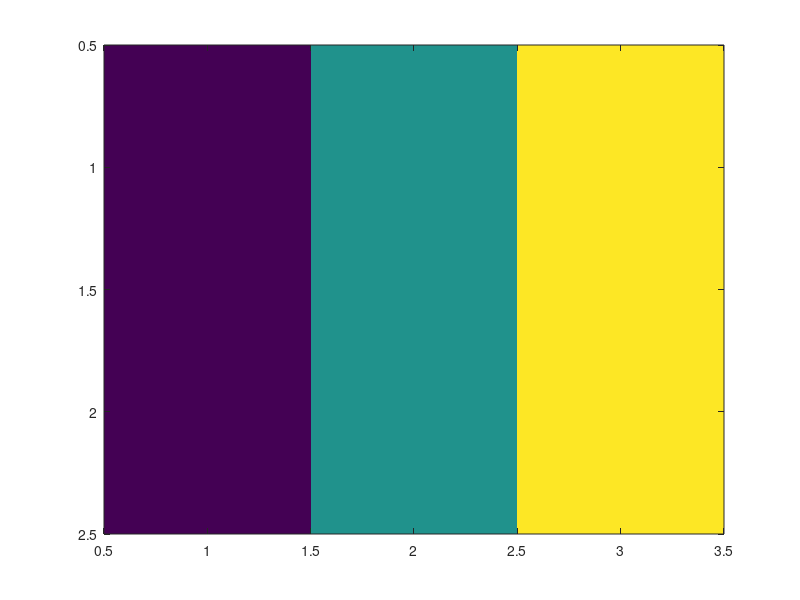

This figure's MATLAB source: (Note: this script raises an error after producing the figure.)
%%%%%%%%%%%%%%%%%%%%%%%%%%%%%%%%%%%%%
% Strain (rate) calculation Test
%
%   Build a tube with a velocity field. Compute the strain(rate) on the
%   mesh. Compare with analytic results.
%   Everything makes sense here except the introduction of factors of 
%   1/2pi in the off-diagonal components of the strain rate during twisting
%   deformations. I suppose the idea is that for unit strain, we must twist
%   by 2*pi*R, so the velocity would have to be 2*pi*r*hat(theta).
%
% Results: 
%   - twisted tube: theta = atan2(1,2*pi*R) = 0.1578 if R=1. Good!
%   - twist + elongation:
%       If twist velocity has magnitude delta so epsilon_rtheta is 
%       delta/2R, then I predict:
%       theta=atan2(delta, 4pi^2R^3+2pi[sqrt(R^2(4pi^2R^4+delta^2)])
%       theta = 0.1258 if epsilon = (1, 1/2R; 1/2R, 0) ;
%       twist and elongation are equal magnitude (1). 
%       Otherwise, if twist is delta/elongation in magnitude, we get a
%       increasing function of delta.
%     --> Numerically, we get theta=0.0657 unless we divide the
%     circumferential flow magnitude by 2*pi.
%   - small twist (delta=0.01) + unit elongation: 
%       theta is increasing function of delta 
%     --> Numerically, we get theta=0.18437
%   - Canted tube: theta = atan2(1, 2*pi*R) or atan2(-1, 2*pi*R),
%   depending on angle around the tube. For <pi/2, first result applies.
%     --> Numerically we get perfect agreement
%   - Contraction returns pi/2 exactly.
%   - Extension returns as predicted
%
% NPMitchell 2020, with Dillon Cislo
%%%%%%%%%%%%%%%%%%%%%%%%%%%%%%%%%%%%%

% Parameters
radius = 1 ;     % radius of the tube
pausetime = 1 ;  % seconds to wait while displaying result
nU = 10 ;  % how many faces along the tube's length
nV = 10 ;  % how many faces along the tube's circumference
climit = 1 ;  % color limit for plotting strain rate

%% Colormaps
close all
set(gcf, 'visible', 'off')
imagesc([-1, 0, 1; -1, 0, 1])
caxis([-1, 1])
bwr256 = bluewhitered(256) ;
close all
pm256 = phasemap(256) ;
    
% Consider both a simple tube and a curvy tube
for ii = 1:2
    %% Make a tube 
    [cutMesh, mesh] = buildCylinderMesh(nU, nV) ;
    vtx = mesh.v ;
    phi = atan2(vtx(:, 3), vtx(:, 2)) ;
    
    % On second pass, curve the tube
    if ii == 2
        cutMesh.v(:, 1) = 2 * cutMesh.v(:, 1) - 1 ;
        cutMesh.v(:, 2) = cutMesh.v(:, 2) .* (1 + cutMesh.v(:, 1).^2) ;
        cutMesh.v(:, 3) = cutMesh.v(:, 3) .* (1 + cutMesh.v(:, 1).^2) ;
        mesh.v(:, 1) = 2 * mesh.v(:, 1) - 1 ;
        mesh.v(:, 2) = mesh.v(:, 2) .* (1 + mesh.v(:, 1).^2) ;
        mesh.v(:, 3) = mesh.v(:, 3) .* (1 + mesh.v(:, 1).^2) ;
    end
    
    %% Define velocities on the vertices -- model flows for comparison
    % twisting shear
    vscale = 1 ;  % 2*pi*radius ;
    vs{1} = [0*vtx(:, 1), - vscale * vtx(:, 1) .* sin(phi(:)), ...
        vscale * vtx(:, 1) .* cos(phi(:))] ;
    % twisting shear + elongation
    vs{2} = [vtx(:, 1), -vtx(:, 1) .* sin(phi(:)), vtx(:, 1) .* cos(phi(:))] ;
    % twisting shear + elongation
    vs{2} = [vtx(:, 1), -vtx(:, 1) .* sin(phi(:)), vtx(:, 1) .* cos(phi(:))] ;
    % delta twisting shear + unit elongation
    delta = 1/(2*pi) ; alpha=1;
    vs{3} = [alpha * vtx(:, 1), -delta * vtx(:, 1) .* sin(phi(:)), ...
        delta * vtx(:, 1) .* cos(phi(:))] ;
    % tilting shear
    vs{4} = [vtx(:, 3), 0*vtx(:, 2), 0*vtx(:, 3)] ;
    % contraction -- quadratic
    vx = sign(mean(vtx(:, 1)) - vtx(:, 1)) .* (mean(vtx(:, 1)) - vtx(:, 1)).^2 ;
    vs{5} = [vx, 0*vx, 0*vx] ;
    % elongation -- uniform
    vs{6} = [vtx(:, 1), 0*vx, 0*vx] ;
    % elongation and contraction -- quadratic
    vx = (mean(vtx(:, 1)) - vtx(:, 1)).^2 ;
    vs{7} = [vx, 0 * ones(size(vx)), 0*vx] ;
    % circumferential dilation
    vs{8} = mesh.vn ;
    
    labels = {'twisting shear', ...
        'twisting shear + axial elongation', ...
        'delta twisting shear + unit axial elongation', ...
        'tilting shear', ...
        'quadratic contraction', ...
        'uniform axial elongation', ...
        'quadratic elongation and contraction', ...
        'circumferential dilation'} ;
    
    %% Consider each kind of deformation in turn
    for jj = 1:length(vs)
        
        % Visualize the velocity
        close all; set(gcf, 'visible', 'on')
        subplot(2, 2, 1)
        trisurf(cutMesh.f, cutMesh.u(:, 1), cutMesh.u(:, 2), ...
            0*cutMesh.u(:, 2), 'edgecolor', 'k', 'facecolor', 'none')
        view(2)
        axis equal; xlabel('x'); ylabel('y'); zlabel('z') ;
        title("Mesh vertices in pullback")
        subplot(2, 2, 2)
        trisurf(mesh.f, mesh.v(:, 1), mesh.v(:, 2), mesh.v(:, 3), ...
            vs{jj}(:, 1), 'edgecolor', 'none')
        title('velocity, $v_x$', 'interpreter', 'latex')
        caxis([-1, 1])
        colormap(bwr256)
        axis equal; xlabel('x'); ylabel('y'); zlabel('z') ;
        subplot(2, 2, 3)
        trisurf(mesh.f, mesh.v(:, 1), mesh.v(:, 2), mesh.v(:, 3), ...
            vs{jj}(:, 2), 'edgecolor', 'none')
        title('velocity, $v_y$', 'interpreter', 'latex')
        caxis([-1, 1])
        colormap(bwr256)
        axis equal; xlabel('x'); ylabel('y'); zlabel('z') ;
        subplot(2, 2, 4)
        trisurf(mesh.f, mesh.v(:, 1), mesh.v(:, 2), mesh.v(:, 3), ...
            vs{jj}(:, 3), 'edgecolor', 'none')
        title('velocity, $v_z$', 'interpreter', 'latex')
        caxis([-1, 1])
        colormap(bwr256)
        axis equal; xlabel('x'); ylabel('y'); zlabel('z') ;
        sgtitle(labels{jj})
        pause(pausetime)    
        clf

        %% Obtain mean curvature H for checking against trace(b_ij)
        DEC = DiscreteExteriorCalculus(mesh.f, mesh.v) ;
        H3d = sum(mesh.vn .* DEC.laplacian(mesh.v), 2) * 0.5 ;
        H2d = H3d ;
        H2d(nU*(nV-1)+1:(nU*nV)) = H3d(1:nU) ;

        % Push vectors onto faces
        [V2F, F2V] = meshAveragingOperators(mesh.f, mesh.v) ;
        vf = V2F * vs{jj} ;

        % Compute divergence and face-based mean curvature Hf
        Hf = V2F * H3d ;
        divv = DEC.divergence(vf) ;
        divf = V2F * divv ;

        % Compute the strain rate tensor
        disp('Computing covariantDerivative')
        [v0n, vf] = resolveTangentNormalVector(cutMesh.f, cutMesh.v, vf) ;
        if suppress_normal{jj}
            v0n = 0*v0n ;
        end
        [~, dvi] = vectorCovariantDerivative(vf, cutMesh.f, cutMesh.v, cutMesh.u) ;
        dvij = cell(size(dvi)) ;
        for qq = 1:length(dvi)
            dvij{qq} = 0.5 * ( dvi{qq} + dvi{qq}' ) ;
        end

        % Compute the second fundamental form
        [gg, ~] = constructFundamentalForms(cutMesh.f, cutMesh.v, cutMesh.u) ;
        [~, bb] = constructFundamentalForms(mesh.f, mesh.v, mesh.u) ;

        % Strain rate tensor
        strainrate = cell(size(dvi)) ;
        tre = zeros(size(dvi)) ;
        dev = zeros(size(dvi)) ;
        theta = zeros(size(dvi)) ;
        checkTr = zeros(size(dvi)) ;
        checkH = zeros(size(dvi)) ;
        checkdiv = zeros(size(dvi)) ;
        for qq = 1:length(dvi)
            strainrate{qq} = dvij{qq} - v0n(qq) .* bb{qq} ;
            gq = gg{qq} ;
            eq = strainrate{qq} ;
            
            %% traceful component -- 1/2 Tr[g^{-1} gdot] = Tr[g^{-1} eps] 
            tre(qq) = trace(inv(gq) * eq) ;
            
            %% deviatoric component -- 
            % || epsilon - 1/2 Tr[g^{-1} epsilon] g|| = sqrt(Tr[A A^T]),
            % where A = epsilon - 1/2 Tr[g^{-1} epsilon] g.
            AA = eq - 0.5 * tre(qq) * gq ;
            dev(qq) = sqrt(trace(inv(gq) * (AA * (inv(gq) * AA)))) ;

            %% angle of elongation -- first take eigvectors
            [evec_dev, evals_dev] = eig( inv(gq) * AA ) ;
            % [evec_dev, evals_dev] = eig( AA * inv(gq) ) ;
            [~, idx] = sort(diag(evals_dev)) ;
            evec_dev = evec_dev(:, idx) ;
            pevec = evec_dev(:, end) ;
            theta(qq) = atan2(real(pevec(2)), real(pevec(1))) ;
            
            %% Other checks -- trace, mean curvature, divergence
            checkTr(qq) = trace(inv(gg{qq}) * dvij{qq}) - v0n(qq) .* Hf(qq) ;
            checkH(qq) = trace(inv(gg{qq}) * bb{qq}) ;        % == 2 * Hf(qq) ; 
            checkdiv(qq) = trace(inv(gg{qq}) * dvij{qq}) ;    % == divf(qq) ; 
        end
        % Theta is a nematic -- modulo by pi
        theta = mod(theta, pi) ;
        % 
        % % Check that trace of bij is 2H and that Trace of strain is divergence
        % clf; 
        % set(gcf, 'visible', 'on')
        % subplot(2, 1, 1)
        % plot(checkdiv, divf, '.')
        % hold on;
        % plot(checkdiv, checkdiv, 'k--')
        % axis equal
        % xlabel('Tr$\nabla_i v_j$', 'Interpreter', 'Latex')
        % ylabel('$\nabla \cdot \mathbf{v}$', 'Interpreter', 'Latex')
        % subplot(2, 1, 2)
        % plot(checkH, 2* Hf, 'o') 
        % hold on;
        % plot(checkH, checkH, 'k--') 
        % axis equal
        % xlabel('Tr$b_{ij}$', 'interpreter', 'latex')
        % ylabel('$2H$', 'interpreter', 'latex')
        % sgtitle(labels{jj})
        % pause(pausetime)
        % clf

        %% Check Mean curvature
        clim = max(max(abs(checkH)), 2 * max(abs(Hf))) ;
        subplot(2, 2, 1)
        trisurf(triangulation(mesh.f, mesh.v), checkH, 'edgecolor', 'none')
        axis equal; caxis([-clim, clim]); colorbar() ;
        title('Tr$\left[g^{-1} b\right]$', 'interpreter', 'latex')
        subplot(2, 2, 2)
        trisurf(triangulation(mesh.f, mesh.v), 2 * Hf, 'edgecolor', 'none')
        axis equal; caxis([-clim, clim]); colorbar() ;
        title('$2H$', 'interpreter', 'latex')
        subplot(2, 1, 2)
        trisurf(triangulation(mesh.f, mesh.v), checkH - 2 * Hf, 'edgecolor', 'none')
        axis equal; caxis([-clim, clim]); colorbar() ;
        title('Tr$[g^{-1}b] - 2H$', 'interpreter', 'latex')
        colormap(bwr)
        sgtitle('Mean curvature calculation')
        pause(pausetime)
        clf

        %% Check div(v)
        clf
        clim = max(mean(abs(checkdiv)), mean(abs(divf))) ;
        subplot(2, 2, 1)
        trisurf(triangulation(mesh.f, mesh.v), checkdiv, ...
            'edgecolor', 'none')
        axis equal; caxis([-clim, clim]); colorbar() ;
        checkDivStr = '$\frac{1}{2}$Tr$\left[g^{-1} \left(\nabla_i v_j + \nabla_j v_i \right)\right]$' ;
        title(checkDivStr, 'interpreter', 'latex')
        subplot(2, 2, 2)
        trisurf(triangulation(mesh.f, mesh.v), divf, 'edgecolor', 'none')
        axis equal; caxis([-clim, clim]); colorbar() ;
        title('$\nabla \cdot \mathbf{v}_{\parallel}$', 'interpreter', 'latex')
        subplot(2, 1, 2)
        trisurf(triangulation(mesh.f, mesh.v), checkdiv - divf, ...
            'edgecolor', 'none')
        axis equal; caxis([-clim, clim]); colorbar() ;
        title([checkDivStr ' $-\nabla \cdot \mathbf{v}_{\parallel}$'], ...
            'interpreter', 'latex')
        colormap(bwr)
        sgtitle(labels{jj})
        pause(pausetime)
        close all
        
        %% Visualize strain
        clim_trace = min(1, max(abs(tre(:)))) ;
        clim_dev = min(1, max(abs(dev(:)))) ;
        % Panel 1
        subplot(1, 2, 1)
        trisurf(cutMesh.f, ...
            cutMesh.u(:, 1), ...
            cutMesh.u(:, 2), 0 * cutMesh.u(:, 2), ...
            'FaceVertexCData', tre, 'edgecolor', 'none')
        daspect([1,1,1])
        cb = colorbar('location', 'southOutside') ;
        caxis([-clim_trace, clim_trace])
        colormap(bwr256)
        axis off ; view(2)
        title('$\frac{1}{2}$Tr$\left[g^{-1} \varepsilon\right]$', ...
            'interpreter', 'latex')
        % Panel 2 
        subplot(1, 2, 2)
        % Intensity from dvtre and color from the theta
        indx = max(1, round(mod(2*theta, 2*pi)*size(pm256, 1)/(2 * pi))) ;
        colors = pm256(indx, :) ;
        colors = min(dev / clim_dev, 1) .* colors ;
        trisurf(cutMesh.f, cutMesh.u(:, 1), ...
            cutMesh.u(:, 2), 0*cutMesh.u(:, 1), ...
            'FaceVertexCData', colors, 'edgecolor', 'none')
        daspect([1,1,1])  
        title('$||\varepsilon-\frac{1}{2}$Tr$\left[\mathbf{g}^{-1}\varepsilon\right]\bf{g}||$', ...
            'interpreter', 'latex') ;
        % Colorbar and phasewheel
        colormap(gca, phasemap)
        phasebar('colormap', phasemap, ...
            'location', [0.82, 0.12, 0.1, 0.135], 'style', 'nematic')
        axis off
        view(2)
        ax = gca ;
        get(gca, 'position')
        cb = colorbar('location', 'southOutside') ;
        drawnow
        axpos = get(ax, 'position') ;
        cbpos = get(cb, 'position') ;
        set(cb, 'position', [cbpos(1), cbpos(2), cbpos(3)*0.6, cbpos(4)])
        set(ax, 'position', axpos) 
        hold on;
        caxis([0, clim_dev])
        colormap(gca, gray)
        sgtitle(labels{jj})
        pause(pausetime)
        clf
        
        %% Plot theta as heatmap
        clf
        trisurf(cutMesh.f, cutMesh.u(:, 1), ...
            cutMesh.u(:, 2), 0*cutMesh.u(:, 1), ...
            'FaceVertexCData', theta, 'edgecolor', 'none')
        colorbar()
        title('deviatoric component angle, $\theta$', 'interpreter', 'latex')
        view(2)
        pause(pausetime)
        
    end
end
